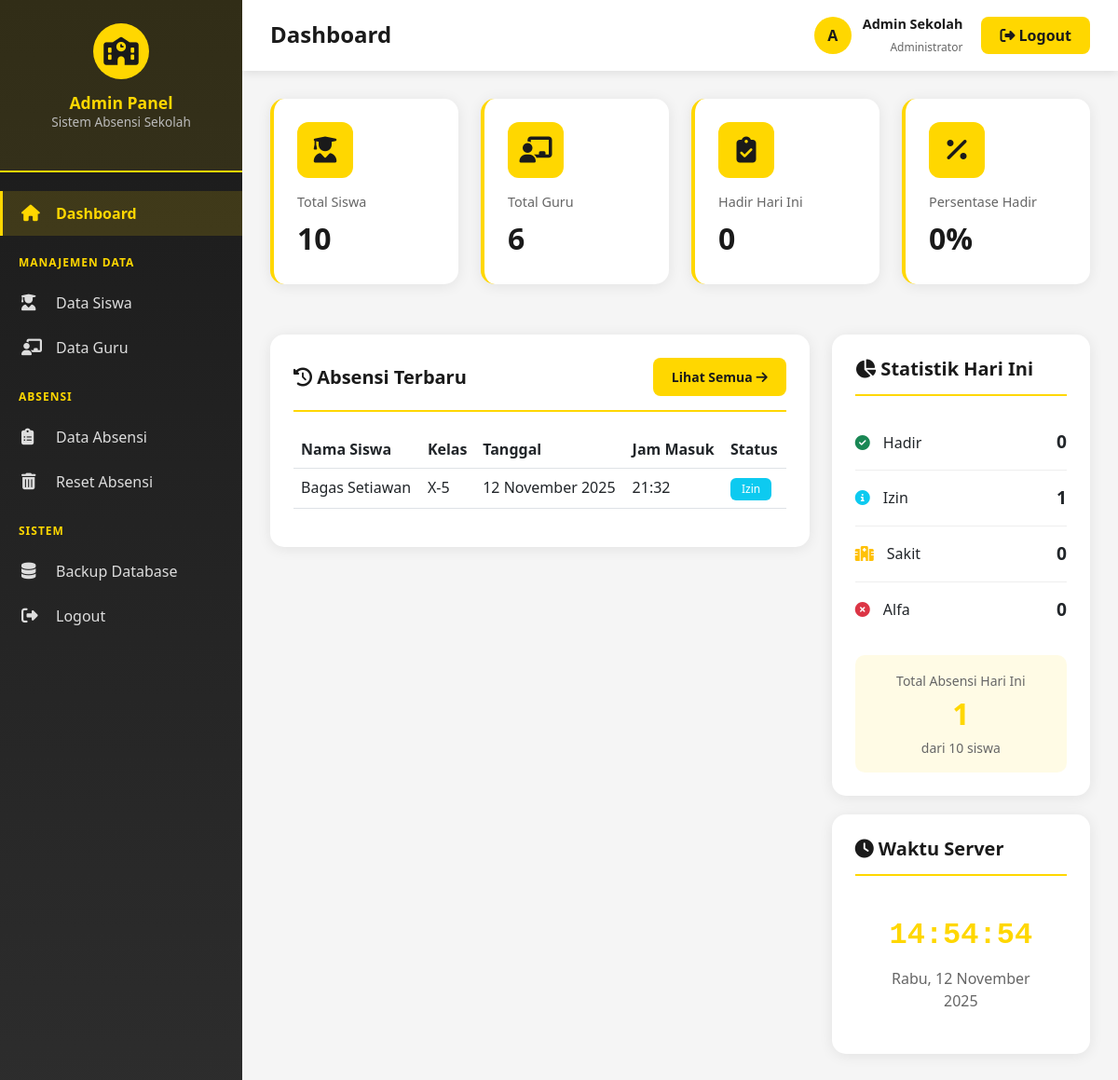
The page /admin/dashboard.php (signed in) on the database its author committed.
### tables this page shows
CREATE TABLE `absensi_lengkap` (
  `id_absensi` int(11) NOT NULL,
  `id_siswa` int(11) NOT NULL,
  `tanggal` date NOT NULL,
  `jam_masuk` time DEFAULT NULL,
  `jam_pulang` time DEFAULT NULL,
  `foto_masuk` varchar(255) DEFAULT NULL,
  `foto_pulang` varchar(255) DEFAULT NULL,
  `lokasi` varchar(100) DEFAULT NULL,
  `keterangan` text DEFAULT NULL,
  `status` enum('Hadir','Izin','Sakit','Alfa') DEFAULT 'Hadir'
);

CREATE TABLE `siswa` (
  `id_siswa` int(11) NOT NULL,
  `nama_siswa` varchar(100) NOT NULL,
  `nis` varchar(20) NOT NULL,
  `kelas` varchar(20) NOT NULL,
  `jurusan` varchar(50) DEFAULT NULL,
  `username` varchar(50) NOT NULL,
  `password` varchar(255) NOT NULL,
  `jenis_kelamin` enum('L','P') NOT NULL,
  `tempat_lahir` varchar(50) DEFAULT NULL,
  `tanggal_lahir` date DEFAULT NULL,
  `alamat` text DEFAULT NULL,
  `no_telp` varchar(15) DEFAULT NULL,
  `email` varchar(50) DEFAULT NULL,
  `nama_wali` varchar(100) DEFAULT NULL,
  `no_telp_wali` varchar(15) DEFAULT NULL,
  `foto_profil` varchar(255) DEFAULT 'default.jpg'
);

### config.php (called while the page is built, shortened)
<?php
function formatTanggal($tanggal) {
    $bulan = array(
        1 => 'Januari', 'Februari', 'Maret', 'April', 'Mei', 'Juni',
        'Juli', 'Agustus', 'September', 'Oktober', 'November', 'Desember'
    );
    $split = explode('-', $tanggal);
    return $split[2] . ' ' . $bulan[(int)$split[1]] . ' ' . $split[0];
}
?>

### admin/dashboard.php (the view, shortened to what this page needs)
<?php
require_once 'includes/header.php';
$total_siswa = $conn->query("SELECT COUNT(*) as total FROM siswa")->fetch_assoc()['total'];
$total_guru = $conn->query("SELECT COUNT(*) as total FROM guru")->fetch_assoc()['total'];
$today = date('Y-m-d');
$absensi_today = $conn->query("SELECT COUNT(*) as total FROM absensi_lengkap WHERE tanggal = '$today'")->fetch_assoc()['total'];
$hadir_today = $conn->query("SELECT COUNT(*) as total FROM absensi_lengkap WHERE tanggal = '$today' AND status = 'Hadir'")->fetch_assoc()['total'];
$izin_today = $conn->query("SELECT COUNT(*) as total FROM absensi_lengkap WHERE tanggal = '$today' AND status = 'Izin'")->fetch_assoc()['total'];
$sakit_today = $conn->query("SELECT COUNT(*) as total FROM absensi_lengkap WHERE tanggal = '$today' AND status = 'Sakit'")->fetch_assoc()['total'];
$alfa_today = $conn->query("SELECT COUNT(*) as total FROM absensi_lengkap WHERE tanggal = '$today' AND status = 'Alfa'")->fetch_assoc()['total'];
$persentase_hadir = $total_siswa > 0 ? round(($hadir_today / $total_siswa) * 100, 1) : 0;
$latest_absensi = $conn->query("
    SELECT a.*, s.nama_siswa, s.kelas
    FROM absensi_lengkap a
    JOIN siswa s ON a.id_siswa = s.id_siswa
    ORDER BY a.tanggal DESC, a.jam_masuk DESC
    LIMIT 10
");
?>
<div class="row g-4 mb-4">
    <div class="col-md-3">
        <div class="stat-card">
            <div class="stat-icon">
                <i class="fas fa-user-graduate"></i>
            </div>
            <div class="stat-label">Total Siswa</div>
            <div class="stat-value"><?php echo $total_siswa; ?></div>
        </div>
    </div>
    <div class="col-md-3">
        <div class="stat-card">
            <div class="stat-icon">
                <i class="fas fa-chalkboard-teacher"></i>
            </div>
            <div class="stat-label">Total Guru</div>
            <div class="stat-value"><?php echo $total_guru; ?></div>
        </div>
    </div>
    <div class="col-md-3">
        <div class="stat-card">
            <div class="stat-icon">
                <i class="fas fa-clipboard-check"></i>
            </div>
            <div class="stat-label">Hadir Hari Ini</div>
            <div class="stat-value"><?php echo $hadir_today; ?></div>
        </div>
    </div>
    <div class="col-md-3">
        <div class="stat-card">
            <div class="stat-icon">
                <i class="fas fa-percentage"></i>
            </div>
            <div class="stat-label">Persentase Hadir</div>
            <div class="stat-value"><?php echo $persentase_hadir; ?>%</div>
        </div>
    </div>
</div>
<div class="row g-4 mb-4">
    <div class="col-md-8">
        <div class="table-card">
            <div class="table-header">
                <h5><i class="fas fa-history"></i> Absensi Terbaru</h5>
                <a href="data_absensi.php" class="btn btn-sm btn-primary">
                    Lihat Semua <i class="fas fa-arrow-right"></i>
                </a>
            </div>
            <div class="table-responsive">
                <table class="table table-hover">
                    <thead>
                        <tr>
                            <th>Nama Siswa</th>
                            <th>Kelas</th>
                            <th>Tanggal</th>
                            <th>Jam Masuk</th>
                            <th>Status</th>
                        </tr>
                    </thead>
                    <tbody>
                        <?php if ($latest_absensi->num_rows > 0): ?>
                            <?php while($row = $latest_absensi->fetch_assoc()): ?>
                                <tr>
                                    <td><?php echo $row['nama_siswa']; ?></td>
                                    <td><?php echo $row['kelas']; ?></td>
                                    <td><?php echo formatTanggal($row['tanggal']); ?></td>
                                    <td><?php echo $row['jam_masuk'] ? date('H:i', strtotime($row['jam_masuk'])) : '-'; ?></td>
                                    <td>
                                        <?php
                                        $badge_class = '';
                                        switch($row['status']) {
                                            case 'Izin': $badge_class = 'bg-info'; break;
                                        }
                                        ?>
                                        <span class="badge <?php echo $badge_class; ?>">
                                            <?php echo $row['status']; ?>
                                        </span>
                                    </td>
                                </tr>
                            <?php endwhile; ?>
                        <?php else: ?>
                            <tr>
                                <td colspan="5" class="text-center">Belum ada data absensi</td>
                            </tr>
                        <?php endif; ?>
                    </tbody>
                </table>
            </div>
        </div>
    </div>
    <div class="col-md-4">
        <div class="table-card">
            <div class="table-header">
                <h5><i class="fas fa-chart-pie"></i> Statistik Hari Ini</h5>
            </div>
            <div class="stat-list">
                <div class="stat-item" style="padding: 15px 0; border-bottom: 1px solid #eee;">
                    <div style="display: flex; justify-content: space-between; align-items: center;">
                        <div>
                            <i class="fas fa-check-circle text-success"></i>
                            <span style="margin-left: 10px; font-weight: 500;">Hadir</span>
                        </div>
                        <span style="font-weight: bold; font-size: 1.2rem;"><?php echo $hadir_today; ?></span>
                    </div>
                </div>
                <div class="stat-item" style="padding: 15px 0; border-bottom: 1px solid #eee;">
                    <div style="display: flex; justify-content: space-between; align-items: center;">
                        <div>
                            <i class="fas fa-info-circle text-info"></i>
                            <span style="margin-left: 10px; font-weight: 500;">Izin</span>
                        </div>
                        <span style="font-weight: bold; font-size: 1.2rem;"><?php echo $izin_today; ?></span>
                    </div>
                </div>
                <div class="stat-item" style="padding: 15px 0; border-bottom: 1px solid #eee;">
                    <div style="display: flex; justify-content: space-between; align-items: center;">
                        <div>
                            <i class="fas fa-hospital text-warning"></i>
                            <span style="margin-left: 10px; font-weight: 500;">Sakit</span>
                        </div>
                        <span style="font-weight: bold; font-size: 1.2rem;"><?php echo $sakit_today; ?></span>
                    </div>
                </div>
                <div class="stat-item" style="padding: 15px 0;">
                    <div style="display: flex; justify-content: space-between; align-items: center;">
                        <div>
                            <i class="fas fa-times-circle text-danger"></i>
                            <span style="margin-left: 10px; font-weight: 500;">Alfa</span>
                        </div>
                        <span style="font-weight: bold; font-size: 1.2rem;"><?php echo $alfa_today; ?></span>
                    </div>
                </div>
            </div>
            <div style="margin-top: 20px; padding: 15px; background: rgba(255, 215, 0, 0.1); border-radius: 10px;">
                <div style="text-align: center;">
                    <small style="color: #666;">Total Absensi Hari Ini</small>
                    <div style="font-size: 2rem; font-weight: bold; color: var(--primary-yellow);">
                        <?php echo $absensi_today; ?>
                    </div>
                    <small style="color: #666;">dari <?php echo $total_siswa; ?> siswa</small>
                </div>
            </div>
        </div>
        <div class="table-card" style="margin-top: 20px;">
            <div class="table-header">
                <h5><i class="fas fa-clock"></i> Waktu Server</h5>
            </div>
            <div style="text-align: center; padding: 20px;">
                <div id="serverTime" style="font-size: 2rem; font-weight: bold; color: var(--primary-yellow); font-family: 'Courier New', monospace;">
                </div>
                <div id="serverDate" style="margin-top: 10px; color: #666;">
                </div>
            </div>
        </div>
    </div>
</div>
<?php require_once 'includes/footer.php'; ?>

### admin/includes/header.php (style rules this page uses)
:root { --primary-yellow: #FFD700; --dark-yellow: #FFC700; --primary-black: #1a1a1a; --secondary-black: #2d2d2d; --sidebar-width: 260px; }
* { margin: 0; padding: 0; box-sizing: border-box; }
body { font-family: 'Segoe UI', Tahoma, Geneva, Verdana, sans-serif; background: #f5f5f5; }
.stat-card { background: white; border-radius: 15px; padding: 25px; box-shadow: 0 2px 15px rgba(0,0,0,0.08); border-left: 4px solid var(--primary-yellow); transition: all 0.3s ease; }
.stat-icon { width: 60px; height: 60px; background: var(--primary-yellow); border-radius: 12px; display: flex; align-items: center; justify-content: center; font-size: 28px; color: var(--primary-black); margin-bottom: 15px; }
.stat-label { color: #666; font-size: 0.9rem; margin-bottom: 5px; }
.stat-value { color: var(--primary-black); font-size: 2rem; font-weight: bold; }
.table-card { background: white; border-radius: 15px; padding: 25px; box-shadow: 0 2px 15px rgba(0,0,0,0.08); margin-top: 30px; }
.table-header { display: flex; justify-content: space-between; align-items: center; margin-bottom: 20px; padding-bottom: 15px; border-bottom: 2px solid var(--primary-yellow); }
.table-header h5 { margin: 0; color: var(--primary-black); font-weight: 600; }
.btn-primary { background: var(--primary-yellow); border: none; color: var(--primary-black); font-weight: 600; padding: 10px 20px; border-radius: 8px; transition: all 0.3s ease; }
.badge { padding: 6px 12px; border-radius: 6px; font-weight: 500; }

### rows shown on the page
absensi_lengkap: id_siswa.nama_siswa "Bagas Setiawan", id_siswa.kelas "X-5", tanggal "12 November 2025", jam_masuk "21:32", status "Izin"

### other values the page prints
$page_title "Dashboard"
substr($_SESSION['admin_nama'], 0, 1) "A"
$_SESSION['admin_nama'] "Admin Sekolah"
$total_siswa "10"
$total_guru "6"
$hadir_today "0"
$persentase_hadir "0"
$izin_today "1"
$sakit_today "0"
$alfa_today "0"
$absensi_today "1"
